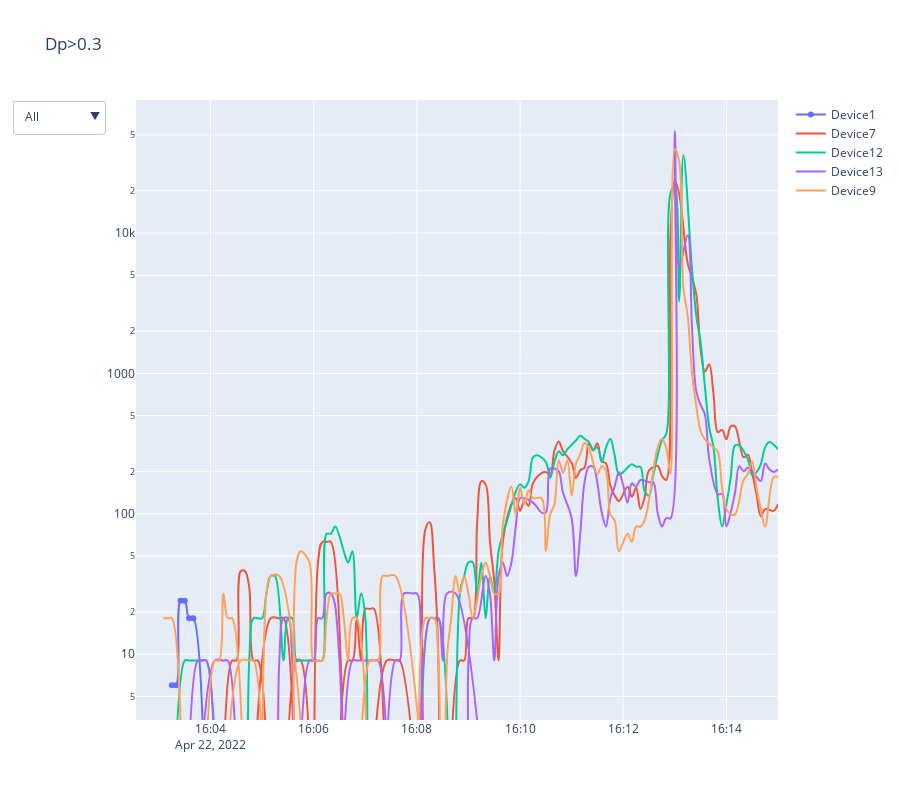

This figure's notebook cell:
### Code cell
#data_in_time_range[data_in_time_range['Device'] == 'Device7']
multi_plot(data_in_time_range, 'Dp>0.3', 'Dp>0.3')
